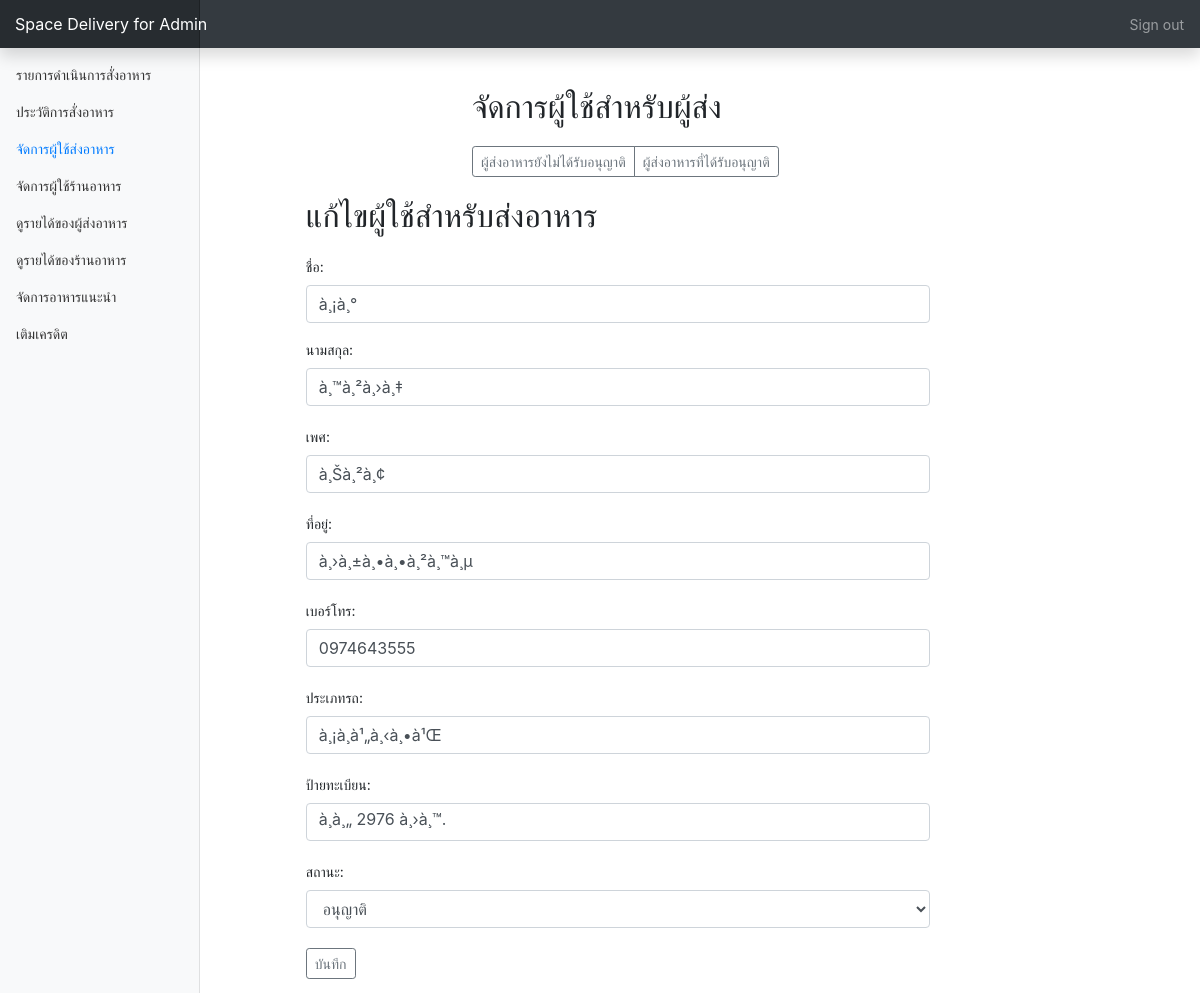
Page /api/AdminTable/homemenu.php?page=deliveryUser&menu=updateUser&id=1 (signed in) on the committed database.
### tables this page shows
CREATE TABLE `deliverymanuser` (
  `id` int(10) UNSIGNED NOT NULL,
  `firstname` varchar(30) NOT NULL,
  `lastname` varchar(30) NOT NULL,
  `sex` varchar(100) NOT NULL,
  `address` text NOT NULL,
  `phone` varchar(10) NOT NULL,
  `img` varchar(255) DEFAULT 'pro.jpg',
  `email` varchar(50) NOT NULL,
  `password` varchar(30) NOT NULL,
  `licensePlate` varchar(50) NOT NULL,
  `vahicle` varchar(50) NOT NULL,
  `status` varchar(10) DEFAULT 'null'
);

### api/AdminTable/deliveryUser/updateUser.php (the view, shortened to what this page needs)
<?php
  $id = $_GET["id"];
  include "ConnectAdminTable.php";
  $sql = "SELECT id, firstname, lastname, sex, address, phone, licensePlate, vahicle FROM deliverymanuser where id=".$id." ";
  $result=mysqli_query($conn,$sql);
  $data = mysqli_fetch_assoc($result);
 ?>
<div class="row">
  <div class="col-sm-1"></div>
  <div class="col-sm-8" >
    <form action="homemenu.php?page=deliveryUser&menu=allowUser&id=<?php echo $id;?>" method="POST" style="margin-top:10px">
      <h2>แก้ไขผู้ใช้สำหรับส่งอาหาร</h2>
      <div class="form-group" style="margin-top:20px">
        <label for="email">ชื่อ:</label>
        <input type="text" class="form-control" id="email" placeholder="Enter name" name="name" value="<?php echo $data["firstname"];?>" >
      </div>
      <div class="form-group" style="margin-bottom:20px">
        <label for="pwd">นามสกุล:</label>
        <input type="text" class="form-control" id="pass" placeholder="Enter lastname" name="lastname" value="<?php echo $data["lastname"]      ;?>">
      </div>
      <div class="form-group" style="margin-bottom:20px">
        <label for="pwd">เพศ:</label>
        <input type="text" class="form-control" id="pass" placeholder="Enter sex" name="sex" value="<?php echo $data["sex"];?>">
      </div>
      <div class="form-group" style="margin-bottom:20px">
        <label for="pwd">ที่อยู่:</label>
        <input type="text" class="form-control" id="pass" placeholder="Enter address" name="address" value="<?php echo $data["address"];?>">
      </div>
      <div class="form-group" style="margin-bottom:20px">
        <label for="pwd">เบอร์โทร:</label>
        <input type="text" class="form-control" id="pass" placeholder="Enter phone" name="phone" value="<?php echo $data["phone"];?>">
      </div>
      <div class="form-group" style="margin-bottom:20px">
        <label for="pwd">ประเภทรถ:</label>
        <input type="text" class="form-control" id="pass" placeholder="Enter vahicle" name="vahicle" value="<?php echo $data["vahicle"];?>">
      </div>
      <div class="form-group" style="margin-bottom:20px">
        <label for="pwd">ป้ายทะเบียน:</label>
        <input type="text" class="form-control" id="pass" placeholder="Enter license plate" name="licensePlate" value="<?php echo $data["licensePlate"];?>">
      </div>
      <div class="form-group" style="margin-bottom:20px">
        <label for="pwd">สถานะ:</label>
        <select name="status" class="form-control">
          <option value="allow">อนุญาติ</option>
        </select>
      </div>
      <button type="submit" class="btn btn-sm btn-outline-secondary">บันทึก</button>
    </form>
  </div>
</div>

### api/AdminTable/dashboard.css (style rules this page uses)
body { font-size: .875rem; }

### rows in the picture
deliverymanuser: name "à¸¡à¸°", lastname "à¸™à¸²à¸›à¸‡", sex "à¸Šà¸²à¸¢", address "à¸›à¸±à¸•à¸•à¸²à¸™à¸µ", phone "0974643555", vahicle "à¸¡à¸­à¹„à¸‹à¸•à¹Œ", licensePlate "à¸à¸„ 2976 à¸›à¸™."
